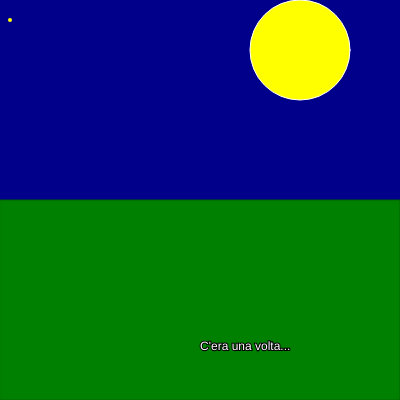
Frame 1 (no input)
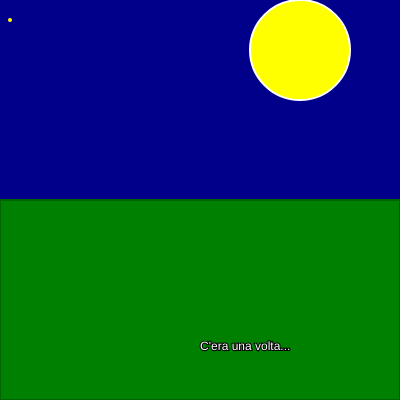
Frame 60 (no input)
Frame 120 (the mouse pressed at the canvas centre since frame 60): identical to frame 60, image omitted

The p5.js sketch that drew these frames (run headless with seeded random() and noise() and a simulated clock; from frame 60 on, the mouse is pressed at the canvas centre):

// p5.js sketch
// ── sketch.js
function setup() {
  createCanvas(400, 400);
}

function draw() {
  // Color the background dark blue
  background("darkblue");
  // Draw a yellow circle at (300, 50) with a radius of 100, apply the fill color
  fill("yellow");
  stroke("white");
  circle(300, 50, 100);

  fill("green");
  stroke("darkgreen");
  rect(0, 200, 400, 200); 

  stroke("yellow");
  strokeWeight(4);
  point(10, 20);

  fill("white");
  stroke("black");
  strokeWeight(2);
  text("C'era una volta...", 200, 350);
}
